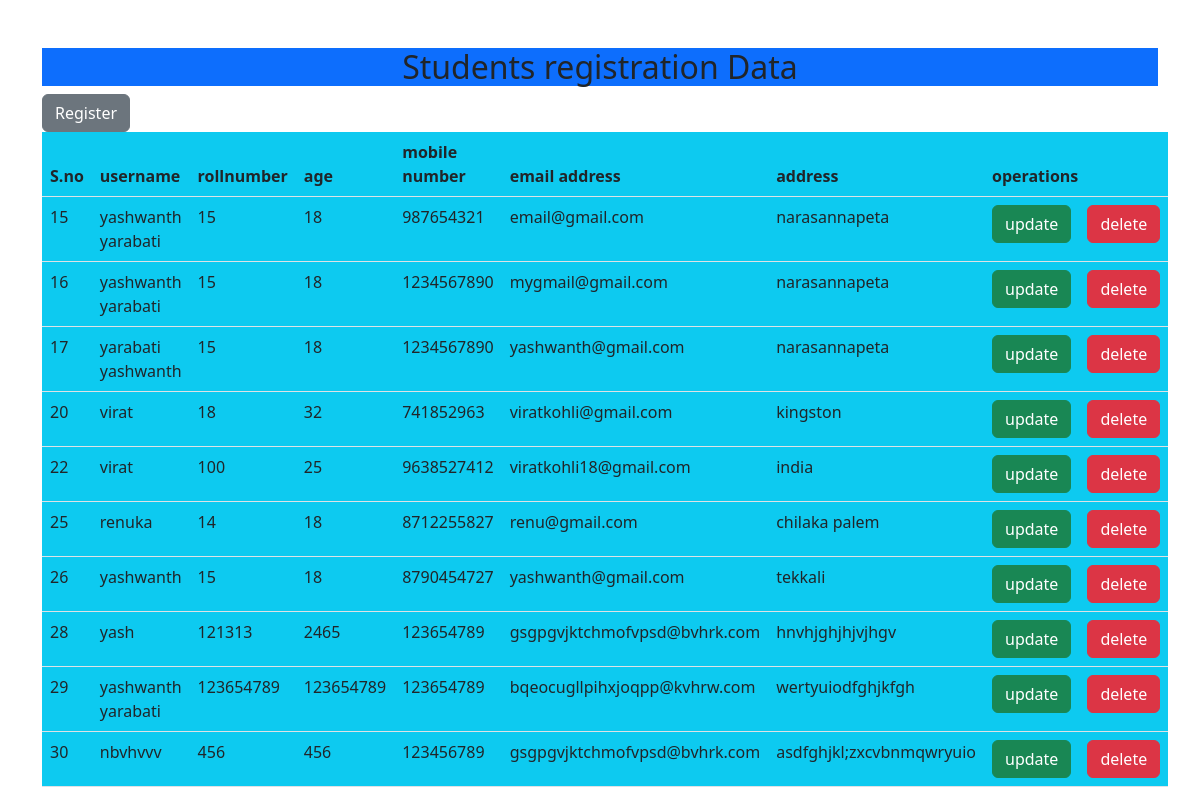
Page /retrieve/ on the committed database.
### crudapp/models.py (models this page shows, shortened)
class student(models.Model):
	name=models.CharField(max_length=30)
	rollnum=models.CharField(max_length=30)
	age=models.IntegerField()
	mobile=models.CharField(max_length=30)
	email=models.EmailField(max_length=30)
	address=models.TextField()

### crudapp/views.py (the view)
# urls.py: path('retrieve/',views.retrieve,name='retrieve'),
def retrieve(request):
	data=student.objects.all()
	return render(request,'crudapp/retrieve.html',{'info':data})

### crudapp/templates/crudapp/retrieve.html (shortened to what this page needs)
{% load static %}
<!DOCTYPE html>
<html>
<head>
	<link rel="stylesheet" type="text/css" href="{% static 'css/bootstrap.min.css' %}">
</head>
<body>
	<div class="container mt-5 bf-info">
		<h2 class="text-center bg-primary">Students registration Data</h2>
		<a href="{% url 'insertion' %}" class="btn btn-secondary">Register</a>
		<table class="table table-bordererd bg-info">
			<thead>
				<tr>
					<th>S.no</th>
					<th>username</th>
					<th>rollnumber</th>
					<th>age</th>
					<th>mobile number</th>
					<th>email address</th>
					<th>address</th>
					<th colspan="2">operations</th>
				</tr>
				<tbody>
					{% for i in info %}
					<tr>
						<td>{{i.id}}</td>
						<td>{{i.name}}</td>
						<td>{{i.rollnum}}</td>
						<td>{{i.age}}</td>
						<td>{{i.mobile}}</td>
						<td>{{i.email}}</td>
						<td>{{i.address}}</td>
						<td><a href="{% url 'update' i.id %}" class="btn btn-success">update</td>
						<td><a href="{% url 'delete' i.id %}" class="btn btn-danger">delete</td>
					</tr>
					{% endfor %}
				</tbody>
			</thead>
		</table>
	</div>
</body>
</html>

### rows in the picture
student: id "15", name "yashwanth yarabati", rollnum "15", age "18", mobile "987654321", email "email@gmail.com", address "narasannapeta"
student: id "16", name "yashwanth yarabati", rollnum "15", age "18", mobile "1234567890", email "mygmail@gmail.com", address "narasannapeta"
student: id "17", name "yarabati yashwanth", rollnum "15", age "18", mobile "1234567890", email "yashwanth@gmail.com", address "narasannapeta"
student: id "20", name "virat", rollnum "18", age "32", mobile "741852963", email "viratkohli@gmail.com", address "kingston"
student: id "22", name "virat", rollnum "100", age "25", mobile "9638527412", email "viratkohli18@gmail.com", address "india"
student: id "25", name "renuka", rollnum "14", age "18", mobile "8712255827", email "renu@gmail.com", address "chilaka palem"
student: id "26", name "yashwanth", rollnum "15", age "18", mobile "8790454727", email "yashwanth@gmail.com", address "tekkali"
student: id "28", name "yash", rollnum "121313", age "2465", mobile "123654789", email "gsgpgvjktchmofvpsd@bvhrk.com", address "hnvhjghjhjvjhgv"
student: id "29", name "yashwanth yarabati", rollnum "123654789", age "123654789", mobile "123654789", email "bqeocugllpihxjoqpp@kvhrw.com", address "wertyuiodfghjkfgh"
student: id "30", name "nbvhvvv", rollnum "456", age "456", mobile "123456789", email "gsgpgvjktchmofvpsd@bvhrk.com", address "asdfghjkl;zxcvbnmqwryuio"
